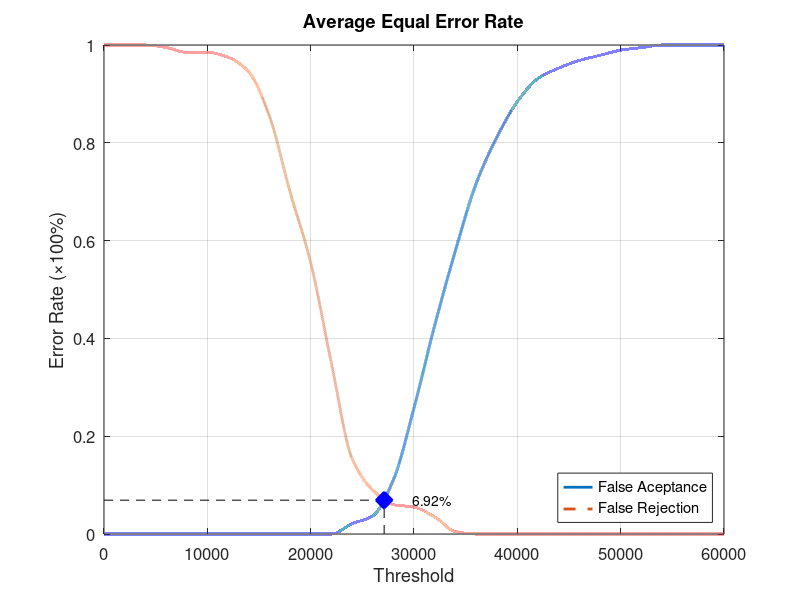
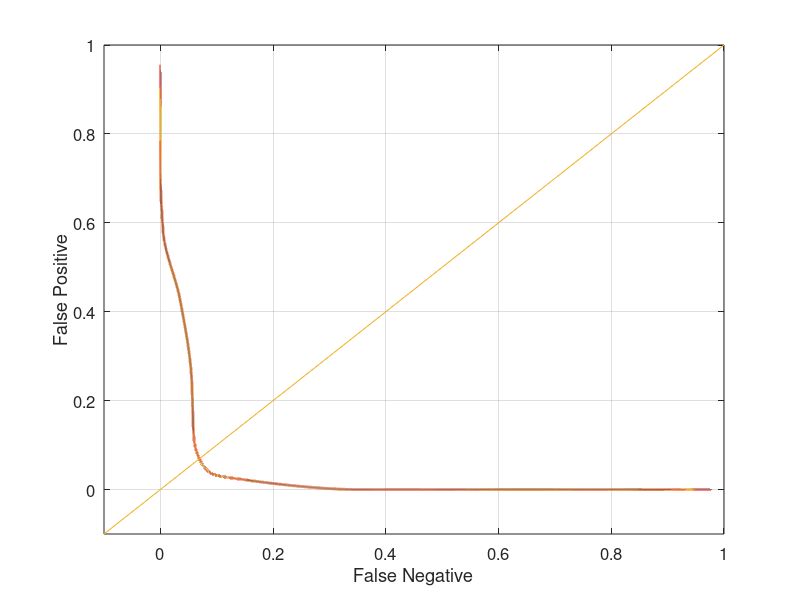

Reproduce these figures in MATLAB, in order.
function yEER = Database4_4
close all;
clear;
clc;
x = 0:2000:60000;
xq = 0:0.5:60000;

y0 = [0 0 0 0 0 0 0 0 0 0 0 0 0.0210526 0.0368421 0.110526 0.257895 0.426316 0.578947 0.715789 0.810526 0.884211 0.931579 0.952632 0.968421 0.978947 0.989474 0.994737 1 1 1 1];
yy0 = interp1(x, y0, xq, 'pchip');
y1 = [1 1 1 0.995 0.985 0.985 0.975 0.945 0.855 0.7 0.555 0.35 0.155 0.09 0.06 0.055 0.035 0.005 0 0 0 0 0 0 0 0 0 0 0 0 0];
yy1 = interp1(x, y1, xq, 'pchip');

% Calculating EER: 
y2 = abs(y0 - y1);
find(y2 == min(y2))
yy2 = abs(yy0 - yy1);
xEER = find(yy2 == min(yy2));
xEERIndex = xq(xEER) % X-axis EER
yEER = yy0(xEER) % Y-axis EER

main = figure
plot(xq, yy0,'-','LineWidth', 2);	hold on
plot(xq, yy1,'--','LineWidth', 2);	hold on
plot([xEERIndex xEERIndex], [0 yEER], 'k--');	hold on
plot([0 xEERIndex], [yEER yEER], 'k--');	hold on
plot(xEERIndex, yEER, 'bx', 'LineWidth', 10);	hold on
text(xEERIndex + 10 * xEERIndex / 100, yEER, [num2str(round((10000 * yEER)) / 100) '%'])
legend('False Aceptance', 'False Rejection', 'Location', 'SouthEast')
xlabel('Threshold')
ylabel('Error Rate (\times100%)')
title('Average Equal Error Rate')
set(gca, 'FontSize', 12)
axis([0 60000 0 1])
grid on

print(main, 'Database4_4Main', '-dpng');
FNRxFPR = figure('Color', [1 1 1]);
plot(yy1, yy0, '-', yy1, yy0, 'LineWidth', 2);
hold on
y = -0.1:0.1:1
plot(y, y); 
set(gca, 'FontSize', 12)
xlabel('False Negative')
ylabel('False Positive')
axis([-0.1 1 -0.1 1])
set(gca, 'FontSize', 12)
grid on

print(FNRxFPR, 'Database4_4FNRxFPR','-dpng');
end
